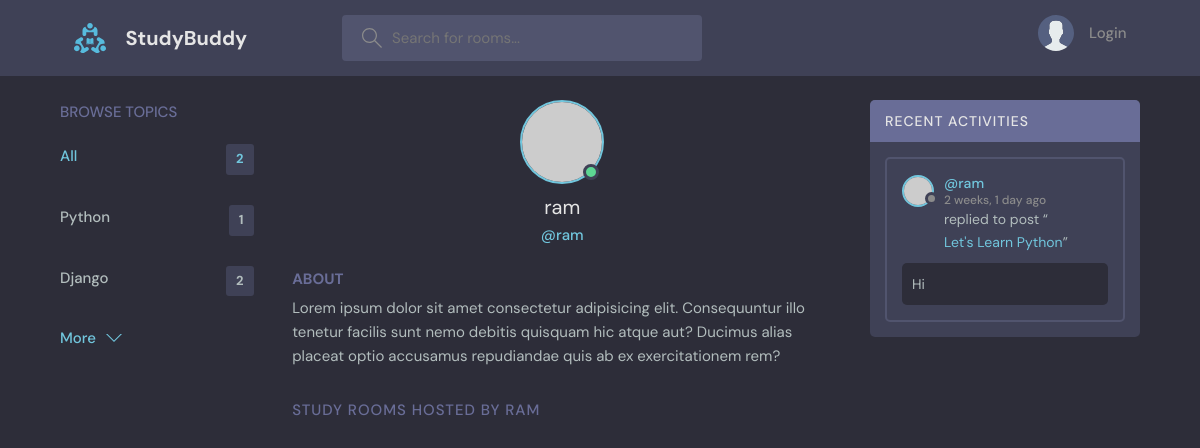
/profile/3/, run on an earlier commit of the app's database.
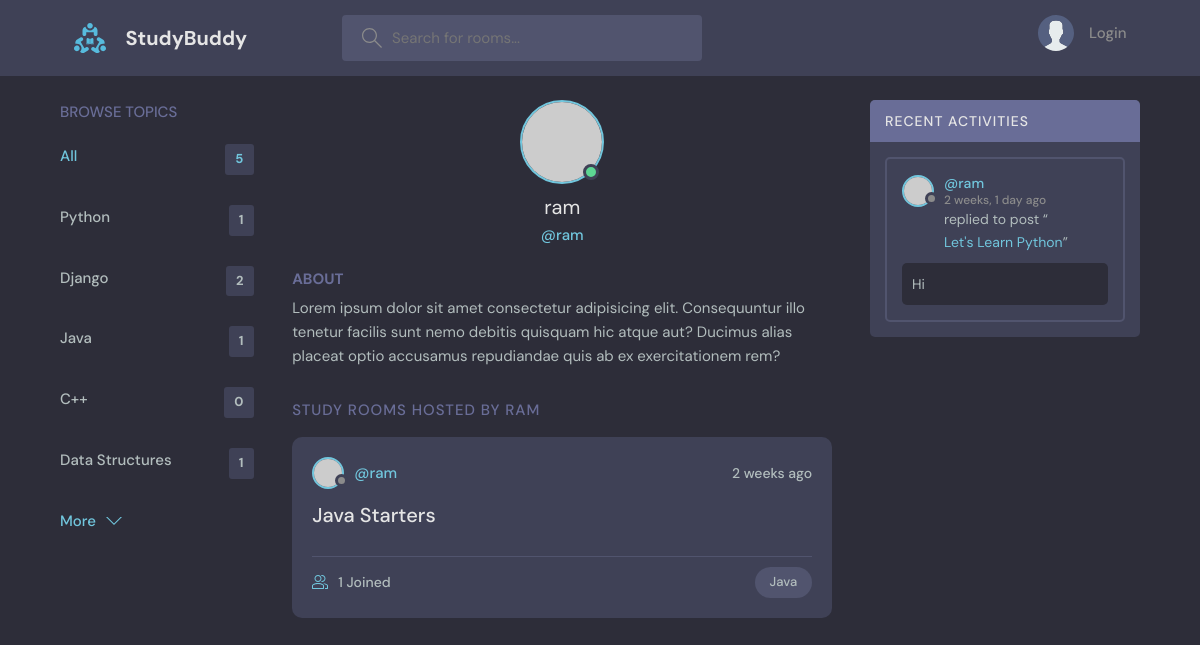
And on a later commit of the database.
### base/models.py (models this page shows, shortened)
class Topic(models.Model):
    name = models.CharField(max_length=200)

class Message(models.Model):
    user = models.ForeignKey(User, on_delete=models.CASCADE)
    room = models.ForeignKey(Room, on_delete=models.CASCADE)
    body = models.TextField()
    updated = models.DateTimeField(auto_now=True)
    created = models.DateTimeField(auto_now_add=True)
    class Meta:
        ordering = ['-updated','-created']
    def __str__(self):
        return self.body[0:50]

class Room(models.Model):
    host = models.ForeignKey(User, on_delete=models.SET_NULL, null=True)
    topic = models.ForeignKey(Topic, on_delete=models.SET_NULL, null=True)
    name = models.CharField(max_length=200)
    description = models.TextField(null=True, blank=True)
    participants = models.ManyToManyField(User, related_name='participants', blank=True)
    updated = models.DateTimeField(auto_now=True)
    created = models.DateTimeField(auto_now_add=True)
    class Meta:
        ordering = ['-updated','-created']
    def __str__(self):
        return self.name

### base/views.py (the view)
# urls.py: path('profile/<str:pk>/', views.userProfile, name='user-profile'),
def userProfile(request, pk):
    user = User.objects.get(id = pk)
    rooms = user.room_set.all() # type: ignore
    room_messages = user.message_set.all() # type: ignore
    topics = Topic.objects.all()
    context = {'user':user, 'rooms':rooms, 'room_messages':room_messages, 'topics':topics}
    return render(request,'base/profile.html', context)

### base/Templates/base/profile.html (shortened to what this page needs)
{% extends 'main.html' %}
{% block content %}
  <main class="profile-page layout layout--3">
    <div class="container">
        {% include 'base/topics_component.html' %}
      <div class="roomList">
        <div class="profile">
          <div class="profile__avatar">
            <div class="avatar avatar--large active">
              <img src="https://randomuser.me/api/portraits/men/11.jpg" />
            </div>
          </div>
          <div class="profile__info">
            <h3>{{user.username}}</h3>
            <p>@{{user.username}}</p>
          </div>
          <div class="profile__about">
            <h3>About</h3>
            <p>
              Lorem ipsum dolor sit amet consectetur adipisicing elit. Consequuntur illo tenetur
              facilis sunt nemo debitis quisquam hic atque aut? Ducimus alias placeat optio
              accusamus repudiandae quis ab ex exercitationem rem?
            </p>
          </div>
        </div>
        <div class="roomList__header">
          <div>
            <h2>Study Rooms Hosted by {{user.username}}</a>
            </h2>
          </div>
        </div>
        {% include 'base/feed_component.html' %}
      </div>
        {% include 'base/activity_component.html' %}
    </div>
  </main>
{% endblock %}

### templates/main.html (shortened to what this page needs)
<!DOCTYPE html>
{% load static %}
<html lang="en">
  <head>
    <link rel="stylesheet" href="{% static 'styles/style.css' %}" />
  </head>
  <body>
    {% include 'navbar.html' %}
    {% block content %}
    {% endblock %}
  </body>
</html>

### templates/navbar.html (shortened to what this page needs)
{% load static %}
<header class="header header--loggedIn">
    <div class="container">
      <a href="{% url 'home' %}" class="header__logo">
        <img src="{% static 'images/logo.svg' %}" />
        <h1>StudyBuddy</h1>
      </a>
      <form class="header__search" method="GET" action="{% url 'home' %}">
        <label>
          <input name="q" placeholder="Search for rooms..." />
        </label>
      </form>
      <nav class="header__menu">
        {% if request.user.is_authenticated %}
        <div class="header__user">
          <a href="{% url 'update-user' %}">
            <div class="avatar avatar--medium active">
              <img src="https://randomuser.me/api/portraits/men/37.jpg" />
            </div>
            <p>{{request.user.username}} <span>@{{request.user.username}}</span></p>
          </a>
          <button class="dropdown-button">
            <svg version="1.1" xmlns="http://www.w3.org/2000/svg" width="32" height="32" viewBox="0 0 32 32">
              <title>chevron-down</title>
              <path d="M16 21l-13-13h-3l16 16 16-16h-3l-13 13z"></path>
            </svg>
          </button>
        </div>
        {% else %}
        <a href="{% url 'login' %}">
          <img src="{% static 'images/avatar.svg' %}" />
          <p>Login</p>
        </a>
        {% endif %}
      </nav>
    </div>
  </header>

### base/Templates/base/topics_component.html
<div class="topics">
    <div class="topics__header">
      <h2>Browse Topics</h2>
    </div>
    <ul class="topics__list">
      <li>
        <a href="{% url 'home' %}" class="active">All <span>{{topics.count}}</span></a>
      </li>
      {% for topic in topics %}
      <li>
        <a href="{% url 'home' %}?q={{topic.name}}">{{topic.name}}<span>{{topic.room_set.all.count}}</span></a>
      </li>
      {% endfor %}
    </ul>
    <a class="btn btn--link" href="topics.html">
      More
      <svg version="1.1" xmlns="http://www.w3.org/2000/svg" width="32" height="32" viewBox="0 0 32 32">
        <title>chevron-down</title>
        <path d="M16 21l-13-13h-3l16 16 16-16h-3l-13 13z"></path>
      </svg>
    </a>
  </div>

### base/Templates/base/feed_component.html (shortened to what this page needs)
{% for room in rooms %}
<div class="roomListRoom">
    <div class="roomListRoom__header">
      <a href="{% url 'user-profile' room.host.id %}" class="roomListRoom__author">
        <div class="avatar avatar--small">
          <img src="https://randomuser.me/api/portraits/women/11.jpg" />
        </div>
        <span>@{{room.host.username}}</span>
      </a>
      <div class="roomListRoom__actions">
        <span>{{room.created|timesince}} ago</span>
      </div>
    </div>
    <div class="roomListRoom__content">
      <a href="{% url 'room' room.id %}">{{room.name}}</a>
    </div>
    <div class="roomListRoom__meta">
      <a href="{% url 'room' room.id %}" class="roomListRoom__joined">
        {{room.participants.all.count}} Joined
      </a>
      <p class="roomListRoom__topic">{{room.topic.name}}</p>
    </div>
</div>
{% endfor %}

### base/Templates/base/activity_component.html (shortened to what this page needs)
<div class="activities">
    <div class="activities__header">
      <h2>Recent Activities</h2>
    </div>
    {% for message in room_messages %}
    <div class="activities__box">
      <div class="activities__boxHeader roomListRoom__header">
        <a href="{% url 'user-profile' message.user.id %}" class="roomListRoom__author">
          <div class="avatar avatar--small">
            <img src="https://randomuser.me/api/portraits/women/11.jpg" />
          </div>
          <p>
            @{{message.user}}
            <span>{{message.created|timesince}} ago</span>
          </p>
        </a>
      </div>
      <div class="activities__boxContent">
        <p>replied to post “<a href="{% url 'room' message.room.id %}">{{message.room}}</a>”</p>
        <div class="activities__boxRoomContent">
          {{message}}
        </div>
      </div>
    </div>
    {% endfor %}
  </div>

What changed in the data, as far as the page shows it:
added Topic: name "Java", room_set.all.count "1"
added Topic: name "C++", room_set.all.count "0"
added Topic: name "Data Structures", room_set.all.count "1"
added Room: host.username "ram", created "2 weeks", name "Java Starters", participants.all.count "1", topic.name "Java"
Also different on the page:
{{ topics.count }}: "2" → "5"
